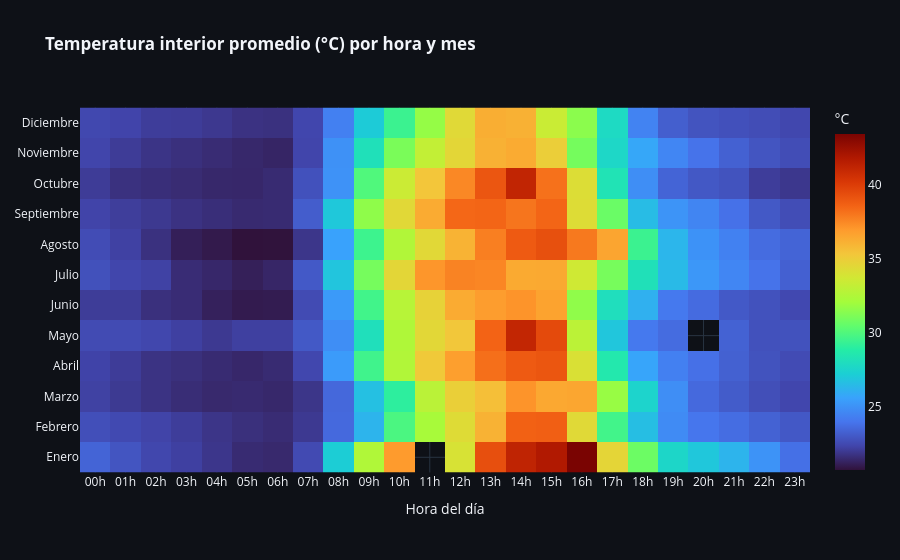

Here is the notebook cell this chart was saved with:
### Markdown cell above
## 8. Mapa de Calor: Patrón de Temperatura Interior (Hora x Mes)

### Code cell
query_hm = """
SELECT 
    t.mes,
    t.nombre_mes,
    t.hora,
    ROUND(AVG(f.valor_medido), 2) AS temp_promedio
FROM fact_mediciones_invernadero f
JOIN dim_sensor s ON f.id_sensor = s.id_sensor
JOIN dim_tiempo t ON f.id_tiempo = t.id_tiempo
WHERE s.nombre_sensor = 'DHT20 Interior' AND s.variable_medida = 'Temperatura Ambiental'
GROUP BY t.mes, t.nombre_mes, t.hora
ORDER BY t.mes DESC, t.hora;
"""
df_hm = pd.read_sql(query_hm, conn)
heatmap_data = df_hm.pivot(index="nombre_mes", columns="hora", values="temp_promedio")
# Reordenar los meses cronológicamente inverso
meses = ['Diciembre', 'Noviembre', 'Octubre', 'Septiembre', 'Agosto', 'Julio', 'Junio', 'Mayo', 'Abril', 'Marzo', 'Febrero', 'Enero']
heatmap_data = heatmap_data.reindex(meses)

fig = px.imshow(heatmap_data, 
                labels=dict(x="Hora del día", y="", color="°C"),
                x=[f"{h:02d}h" for h in range(24)],
                title="<b>Temperatura interior promedio (°C) por hora y mes</b>",
                color_continuous_scale="Turbo")
fig.update_layout(template="plotly_dark", plot_bgcolor='#0E1117', paper_bgcolor='#0E1117')
fig.show()

### Figure 1 — Plotly figure (JSON) as saved in the notebook; plotly's stock layout.template omitted (floating-point values rounded to 4 significant figures; data arrays with more than 128 entries replaced by an {"elided": "..."} marker saying what was removed)
{"data": [{"coloraxis": "coloraxis", "hovertemplate": "Hora del día: %{x}<br>y: %{y}<br>°C: %{z}<extra></extra>", "name": "0", "type": "heatmap", "x": ["00h", "01h", "02h", "03h", "04h", "05h", "06h", "07h", "08h", "09h", "10h", "11h", "12h", "13h", "14h", "15h", "16h", "17h", "18h", "19h", "20h", "21h", "22h", "23h"], "xaxis": "x", "y": ["Diciembre", "Noviembre", "Octubre", "Septiembre", "Agosto", "Julio", "Junio", "Mayo", "Abril", "Marzo", "Febrero", "Enero"], "yaxis": "y", "z": {"elided": "12x24 float values"}}], "layout": {"coloraxis": {"autocolorscale": false, "colorbar": {"title": {"text": "°C"}}, "colorscale": [[0, "#30123b"], [0.07143, "#4145ab"], [0.1429, "#4675ed"], [0.2143, "#39a2fc"], [0.2857, "#1bcfd4"], [0.3571, "#24eca6"], [0.4286, "#61fc6c"], [0.5, "#a4fc3b"], [0.5714, "#d1e834"], [0.6429, "#f3c63a"], [0.7143, "#fe9b2d"], [0.7857, "#f36315"], [0.8571, "#d93806"], [0.9286, "#b11901"], [1, "#7a0402"]]}, "paper_bgcolor": "#0E1117", "plot_bgcolor": "#0E1117", "title": {"text": "<b>Temperatura interior promedio (°C) por hora y mes</b>"}, "xaxis": {"anchor": "y", "constrain": "domain", "domain": [0, 1], "scaleanchor": "y", "title": {"text": "Hora del día"}}, "yaxis": {"anchor": "x", "autorange": "reversed", "constrain": "domain", "domain": [0, 1]}}}
